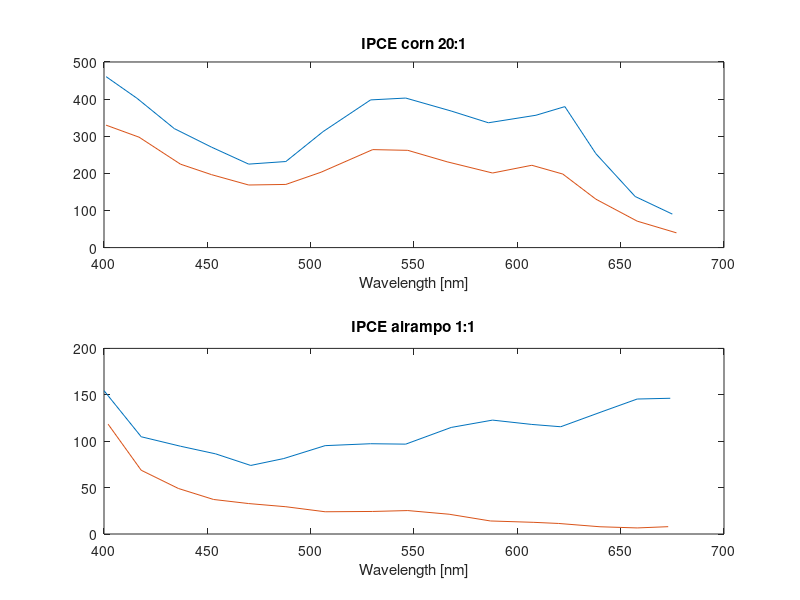

MATLAB code for this plot:
clear
close all

%ipce = 1240 j/(Pin*lambda)
a = 0.5*1;

%1
%var i microamp = uA
ci1 = 1e-6.*[28 29 26.2 25.8 25.4 24.5 26.2 34.2 33.7 27.3 23.2 26.7 24.9 15.3 8.9 5.6];
cj1 = ci1./a; %A/cm2
%nm
cl1 = [401 416 434 452 470 488 506 529 546 568 586 609 623 638 657 675]; 
%uWatt/cm2
cp1 = 1e-6.*[37.6 43.0 46.7 52.3 59.6 53.7 41.1 40.3 38.0 32.4 29.2 30.5 26.1 23.5 24.4 22.8];
%e1 = 10 right?

%2
ci2 = 1e-6.*[28 28.4 24.0 23.5 23.2 22.4 24.1 31.7 31.9 25.9 22.2 26.0 23.9 14.5 7.9 4.5];
cj2 = ci2./a;
cl2 = [401 417 437 452 470 488 505 530 547 566 588 607 622 638 658 677];
%e1
cp2 = 1e-6.*[52.5 56.8 60.6 65.6 72.6 66.9 58.3 56.2 55.2 49.1 46.6 47.9 48.1 43.2 41.8 41.5];

%airampo 1
ai1 = 1e-6.*[7.3 7.4 7.5 7.7 7.8 8.0 8.0 8.3 8.4 8.6 8.7 8.9 9.0 9.2 9.3 9.5];
aj1 = ai1./a;
al1 = [400 418 437 454 471 487 507 529 546 568 588 607 621 641 658 674 ];
ap1 = 1e-6.*[29.3 41.9 45.0 48.7 55.6 50.1 41.1 40.0 39.4 32.7 29.9 30.8 31.1 27.0 24.1 23.9];

ai2 = 1e-6.*[6.5 5.5 4.7 4.2 3.5 2.7 2.2 2.3 2.1 1.7 1.2 1.1 0.9 0.6 0.5 0.6];
aj2 = ai2./a;
al2 = [402 418 436 453 470 488 507 530 547 567 587 608 620 640 658 673];
ap2 = 1e-6.*[33.9 47.5 54.5 61.8 56.3 46.7 44.9 44.3 37.7 34.9 36.1 35.7 31.7 29.8 28.8 28.0];

ai3 = 1e-6.*[0.8 0.7 0.6 0.5 0.4 0.3 0.2 0.2 0.2 0.1 0 0];

ipce_c1 = 1240*cj1./(cp1.*cl1)*100;
ipce_c2 = 1240*cj2./(cp2.*cl2)*100;
ipce_a1 = 1240*aj1./(ap1.*al1)*100;
ipce_a2 = 1240*aj2./(ap2.*al2)*100;

figure
subplot(2, 1, 1)
plot(cl1, ipce_c1, cl2, ipce_c2)
title('IPCE corn 20:1')
xlabel('Wavelength [nm]')
subplot(2, 1, 2)
plot(al1, ipce_a1, al2, ipce_a2)
title('IPCE airampo 1:1')
xlabel('Wavelength [nm]')
